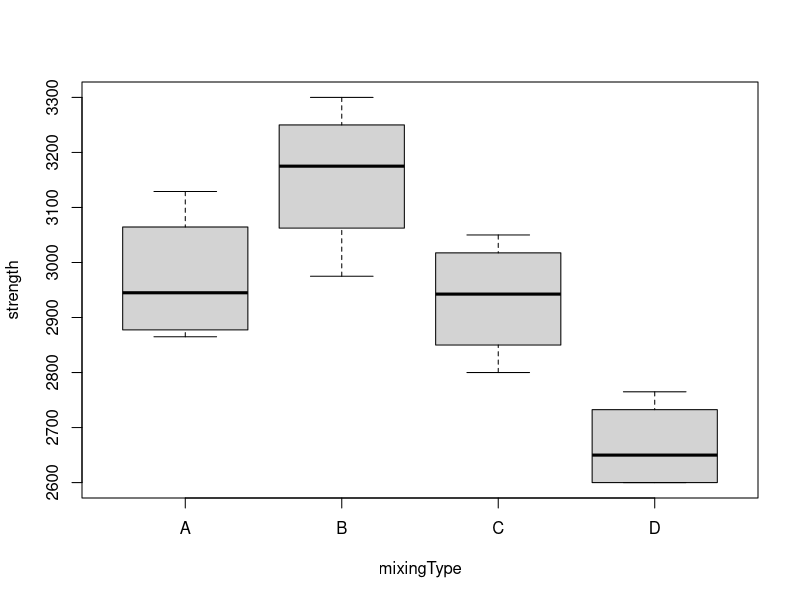
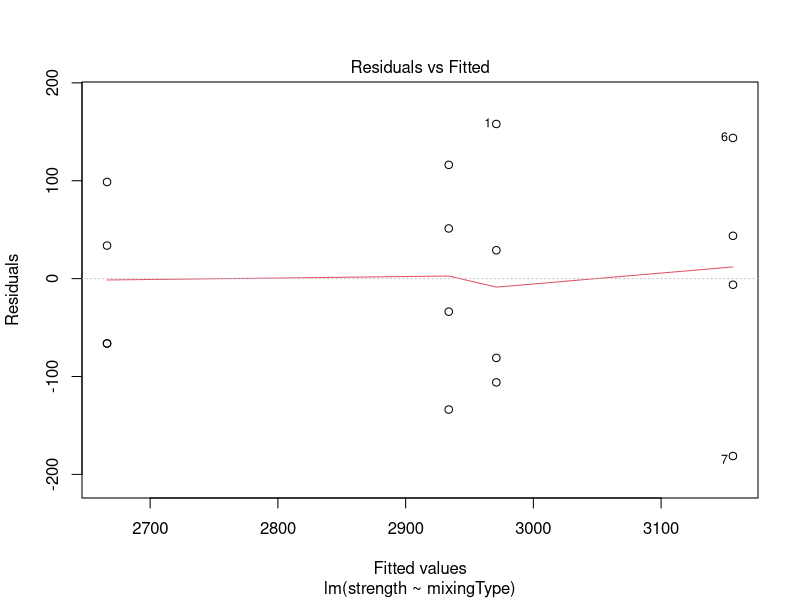
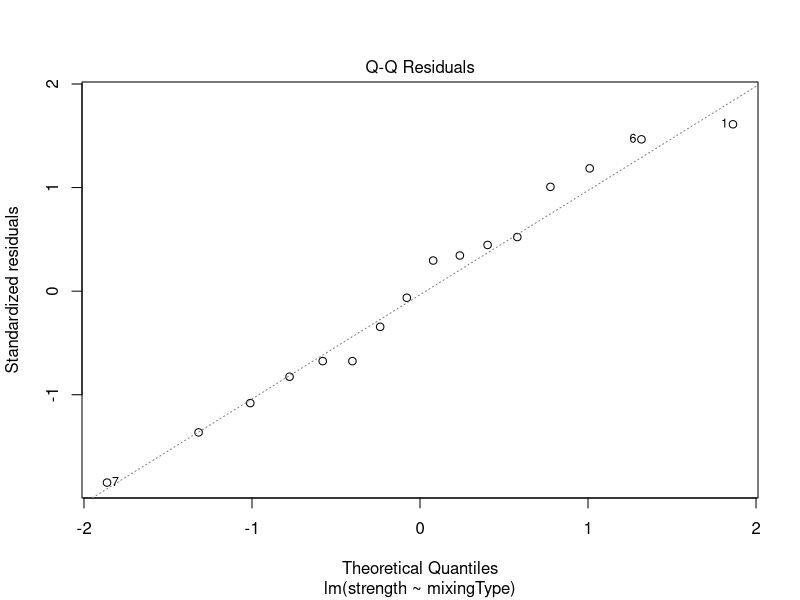
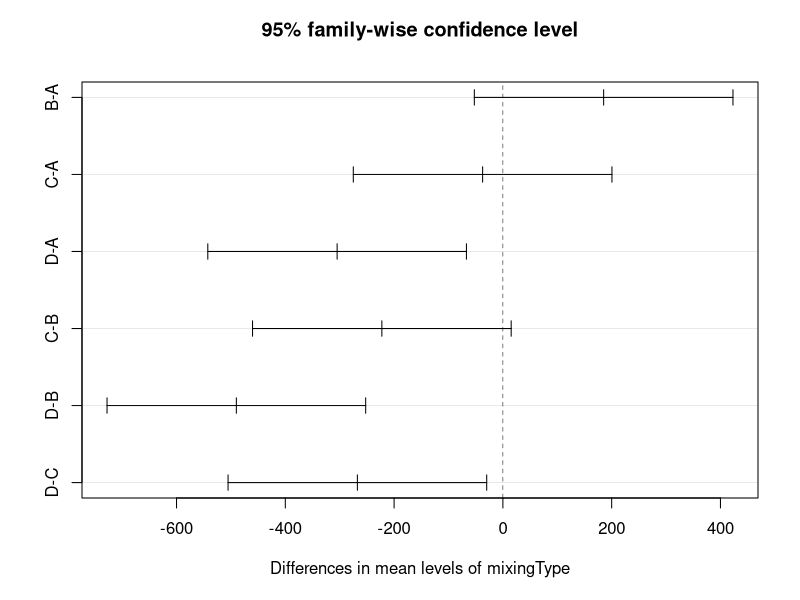

Write the R code that produced these figures, in order.
## ---- chunk 1
col.names <- c('mixingType', 'strength')
ts <- read.csv(file = 'datasets/tensile_strength.csv', header = FALSE, sep = ',', col.names = col.names)
head(ts, 5)
## ---- chunk 2
summary(ts)
## ---- chunk 3
ts$mixingType <- as.factor(ts$mixingType)
summary(ts)
## ---- chunk 4
boxplot(strength ~ mixingType, data = ts)
## ---- chunk 5
model <- lm(formula = strength ~ mixingType, data = ts)
## ---- chunk 6
anova(model)
## ---- chunk 7
# Average values
modAOV <- aov(formula = strength ~ mixingType, data = ts)
model.tables(modAOV, 'means')

# Effects
model.tables(modAOV)
## ---- chunk 8
summary(model)
data.frame(Treatments = c('mu+tau_1', 'mu+tau_2', 'mu+tau_3', 'mu+tau_4'),
           Average    = model$coefficients[1] + c(0, model$coefficients[2:4]),
           row.names  = c('mixtechA', names(model$coefficients)[2:4]))
data.frame(Treatments = c('tau_1', 'tau_2', 'tau_3', 'tau_4'),
           Effect     = model$coefficients[1] + c(0, model$coefficients[2:4]) - mean(ts$strength),
           row.names  = c('mixtechA', names(model$coefficients)[2:4])) # Subtracting the mean
## ---- chunk 9
plot(model, which = c(1, 2))
## ---- chunk 10
library('car')
leveneTest(model)
shapiro.test(resid(model))
## ---- chunk 11
(modTuk <- TukeyHSD(modAOV))
plot(modTuk)
## ---- chunk 12
newdata <- data.frame(mixingType = factor(c('A', 'B', 'C', 'D')))
predict(model, newdata = newdata)
